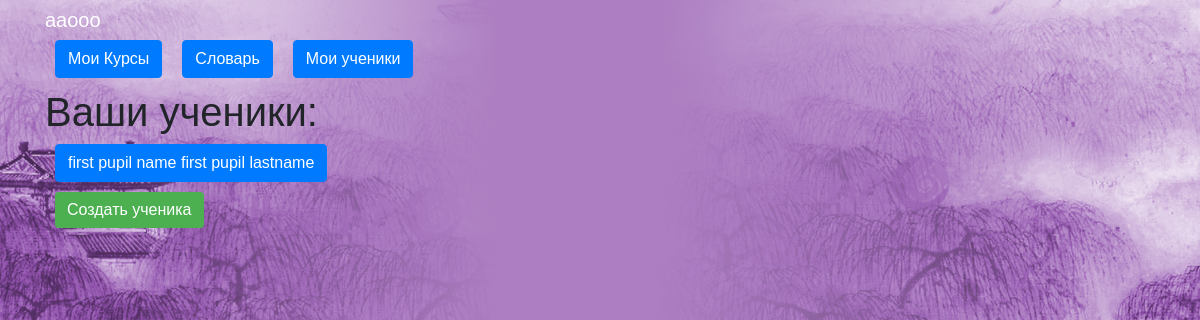
Screenshot of /pupils (signed in) with the database file from the repository.
### data/users.py (models this page shows, shortened)
class User(SqlAlchemyBase, UserMixin, SerializerMixin):
    __tablename__ = 'users'
    id = sqlalchemy.Column(sqlalchemy.Integer,
                           primary_key=True, autoincrement=True)
    name = sqlalchemy.Column(sqlalchemy.String, nullable=True)
    last_name = sqlalchemy.Column(sqlalchemy.String, nullable=True)
    patronymic = sqlalchemy.Column(sqlalchemy.String, nullable=True)
    email = sqlalchemy.Column(sqlalchemy.String,
                              index=True, unique=True, nullable=True)
    about = sqlalchemy.Column(sqlalchemy.String, nullable=True)
    hashed_password = sqlalchemy.Column(sqlalchemy.String, nullable=True)
    teacher = sqlalchemy.Column(sqlalchemy.Boolean, nullable=True)
    creator = sqlalchemy.Column(sqlalchemy.Integer, nullable=True)
    courses = orm.relation("Courses",
                           secondary="users_to_course",
                           backref="users")
    words = orm.relation("Words", back_populates='user')

### main.py (the view)
@app.route('/pupils', methods=['GET', 'POST'])
@login_required
def pupils():
    db_sess = db_session.create_session()
    users_pupils = []
    all_users = db_sess.query(User).all()
    for user in all_users:
        if user.creator == current_user.id:
            users_pupils.append(user)
    return render_template('pupils.html', pupils=users_pupils)

### data/db_session.py (called while the page is built)
def create_session() -> Session:
    global __factory
    return __factory()

### main.py (called while the page is built)
@login_manager.user_loader
def load_user(user_id):
    db_sess = db_session.create_session()
    return db_sess.query(User).get(user_id)

### templates/pupils.html
{% extends "base.html" %}
{% block content %}
<h1>Ваши ученики: </h1>
{% for pupil in pupils %}
<div class="pupils">
    <a class="btn btn-primary" style="color: white;">{{ pupil.name }} {{ pupil.last_name }}</a>
</div>
{% endfor %}
<a href="/add_pupil" class="btn btn-add">Создать ученика</a>
{% endblock %}

### templates/base.html (shortened to what this page needs)
<!doctype html>
<html lang="en">
<head>
    <link rel="stylesheet"
          href="https://stackpath.bootstrapcdn.com/bootstrap/4.4.1/css/bootstrap.min.css"
>
    <link rel="stylesheet" href="/static/style.css">
</head>
<body>
<header class="header">
    <div class="container">
        <div class="header_inner">
            <nav>
                {% if current_user.is_authenticated %}
                <a class="navbar-brand" href="/logout" style="color: white;">{{ current_user.name
                    }}</a>
                {% endif %}
                {% if current_user.is_authenticated %}
                <div class="nav" id="up buttons">
                    <a class="btn btn-primary" href="/courses" style="color: white;">Мои Курсы</a>
                    <a class="btn btn-primary" href="/dictionary/1" style="color: white;">Словарь</a>
                    {% if current_user.teacher %}
                    <a class="btn btn-primary" href="/pupils" style="color: white;">Мои ученики</a>
                    {% endif %}
                </div>
                {% endif %}
            </nav>
        </div>
    </div>
</header>
<main role="main" class="container">
    {% block content %}{% endblock %}
</main>
</body>
</html>

### static/style.css (style rules this page uses)
body { font-family: 'Montserrat', sans-serif; font-size: 15px; color: #33; background: url('background_paint.jpg'); -webkit-background-size: cover; background-size: cover; }
.header { width: 100%; top: 0; left: 0; right: 0; z-index: 1000; }
.navbar-brand { color: #fff; position: relative; }
.btn { margin: 0 10px; margin-bottom: 10px; }
.btn-primary { display: inline-block; vertical-align: top; color: #fce38a; }
.btn-add { color: #fce38a; background-color: #4CAF50; border: none; color: white; }

### rows the page displays
User: name "ааооо"
User: name "first pupil name", last_name "first pupil lastname"
